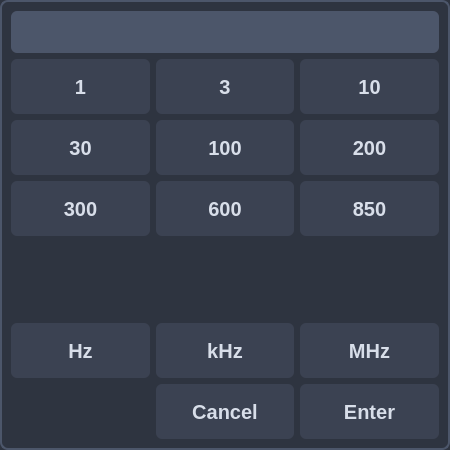
<?xml version="1.0" encoding="UTF-8"?>
<ui version="4.0">
 <class>TouchNumPadDialog</class>
 <widget class="QDialog" name="TouchNumPadDialog">
  <property name="geometry">
   <rect>
    <x>0</x>
    <y>0</y>
    <width>450</width>
    <height>450</height>
   </rect>
  </property>
  <property name="windowTitle">
   <string>Numeric Entry</string>
  </property>
  <property name="styleSheet">
   <string notr="true">QDialog { background-color: #2e3440; border: 2px solid #4c566a; border-radius: 8px; }
QPushButton { background-color: #3b4252; color: #d8dee9; font-size: 20px; font-weight: bold; border-radius: 6px; min-height: 55px; }
QPushButton:pressed { background-color: #434c5e; }
QLineEdit { background-color: #4c566a; color: #eceff4; font-size: 26px; font-weight: bold; border-radius: 6px; padding: 5px; }</string>
  </property>
  <layout class="QVBoxLayout" name="verticalLayout">
   <item>
    <layout class="QVBoxLayout" name="actionsLayout">
     <item>
      <layout class="QGridLayout" name="gridLayout">
       <item row="5" column="2">
        <widget class="QPushButton" name="btnMHz">
         <property name="text">
          <string>MHz</string>
         </property>
        </widget>
       </item>
       <item row="3" column="1">
        <widget class="QPushButton" name="btn600">
         <property name="text">
          <string>600</string>
         </property>
        </widget>
       </item>
       <item row="3" column="0">
        <widget class="QPushButton" name="btn300">
         <property name="text">
          <string>300</string>
         </property>
        </widget>
       </item>
       <item row="5" column="1">
        <widget class="QPushButton" name="btnkHz">
         <property name="enabled">
          <bool>false</bool>
         </property>
         <property name="text">
          <string>kHz</string>
         </property>
        </widget>
       </item>
       <item row="8" column="2">
        <widget class="QPushButton" name="btnEnter">
         <property name="text">
          <string>Enter</string>
         </property>
        </widget>
       </item>
       <item row="0" column="0" colspan="3">
        <widget class="QLineEdit" name="lineEdit"/>
       </item>
       <item row="4" column="1">
        <spacer name="verticalSpacer">
         <property name="orientation">
          <enum>Qt::Orientation::Vertical</enum>
         </property>
         <property name="sizeHint" stdset="0">
          <size>
           <width>20</width>
           <height>40</height>
          </size>
         </property>
        </spacer>
       </item>
       <item row="1" column="1">
        <widget class="QPushButton" name="btn3">
         <property name="text">
          <string>3</string>
         </property>
        </widget>
       </item>
       <item row="5" column="0">
        <widget class="QPushButton" name="btnHz">
         <property name="enabled">
          <bool>false</bool>
         </property>
         <property name="text">
          <string>Hz</string>
         </property>
        </widget>
       </item>
       <item row="2" column="1">
        <widget class="QPushButton" name="btn100">
         <property name="text">
          <string>100</string>
         </property>
        </widget>
       </item>
       <item row="1" column="2">
        <widget class="QPushButton" name="btn10">
         <property name="text">
          <string>10</string>
         </property>
        </widget>
       </item>
       <item row="3" column="2">
        <widget class="QPushButton" name="btn850">
         <property name="text">
          <string>850</string>
         </property>
        </widget>
       </item>
       <item row="8" column="1">
        <widget class="QPushButton" name="btnCancel">
         <property name="text">
          <string>Cancel</string>
         </property>
        </widget>
       </item>
       <item row="1" column="0">
        <widget class="QPushButton" name="btn1">
         <property name="text">
          <string>1</string>
         </property>
        </widget>
       </item>
       <item row="2" column="0">
        <widget class="QPushButton" name="btn30">
         <property name="text">
          <string>30</string>
         </property>
        </widget>
       </item>
       <item row="2" column="2">
        <widget class="QPushButton" name="btn200">
         <property name="font">
          <font>
           <pointsize>-1</pointsize>
           <italic>false</italic>
           <bold>true</bold>
          </font>
         </property>
         <property name="text">
          <string>200</string>
         </property>
         <property name="flat">
          <bool>false</bool>
         </property>
        </widget>
       </item>
      </layout>
     </item>
    </layout>
   </item>
  </layout>
 </widget>
 <resources/>
 <connections/>
</ui>
